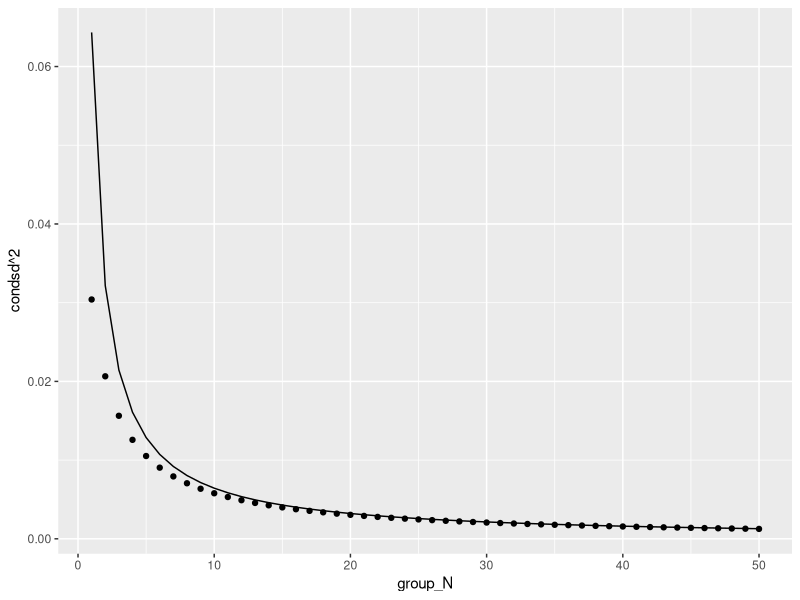

Write R code to recreate this figure.
# reliability of specific effects?
library(tidyverse)
set.seed(1234)
group_N = 1:50
group = rep(group_N, group_N)
x = rnorm(sum(group_N))
re = rnorm(50, sd=.25)

y = .5*x + re[group] + rnorm(sum(group_N), sd=.25)

df = data.frame(x, y, group)

library(lme4)

mod = lmer(y ~ x + (1|group), df)
summary(mod)

re_est = data.frame(ranef(mod, condVar=T)) %>% 
  mutate(rel_sem = sigma(mod)^2/1:50,                          # relative standard error of measurement
         denom = (c(VarCorr(mod)[[1]]) + sigma(mod)^2)/1:50)   # style of denominator in d-study

qplot(group_N, condsd^2, data=re_est) +
  geom_line(aes(y=rel_sem))  

# 56 in lme4 article (ignoring weights)
# Lambdat = transpose of relative covariance matrix
# Zt = transpse of RE matrix
V = solve(
  mod@pp$Lambdat %*% mod@pp$Zt %*% t(mod@pp$Zt) %*% t(mod@pp$Lambdat) + diag(50)
)

# 58
cond_sd = diag(sigma(mod)^2 * mod@pp$Lambdat %*% V %*% t(mod@pp$Lambdat))

all.equal(cond_sd, re_est$condsd^2)  

condvar_dat = 
  data.frame(ranef(mod, condVar=T)) %>% 
  mutate(
    condvar = condsd^2,
    V_ = diag(V),
    LVL = diag(crossprod(mod@pp$Lambdat) %*% V)
  )

condvar_dat %>% mutate(grp_N = group_N) %>% select_if(is.numeric) %>% cor


var_grp = sigma(mod)^2 * crossprod(mod@pp$Lambdat)  # note that latter is diagonal(ngrps)

var_grp[1]
VarCorr(mod) %>% data.frame()


re = V %*% mod@pp$Lambdat %*% mod@pp$Zt %*% (mod@resp$y - predict(mod, re.form=NA))
data.frame(re[,1], ranef(mod)[[1]])
